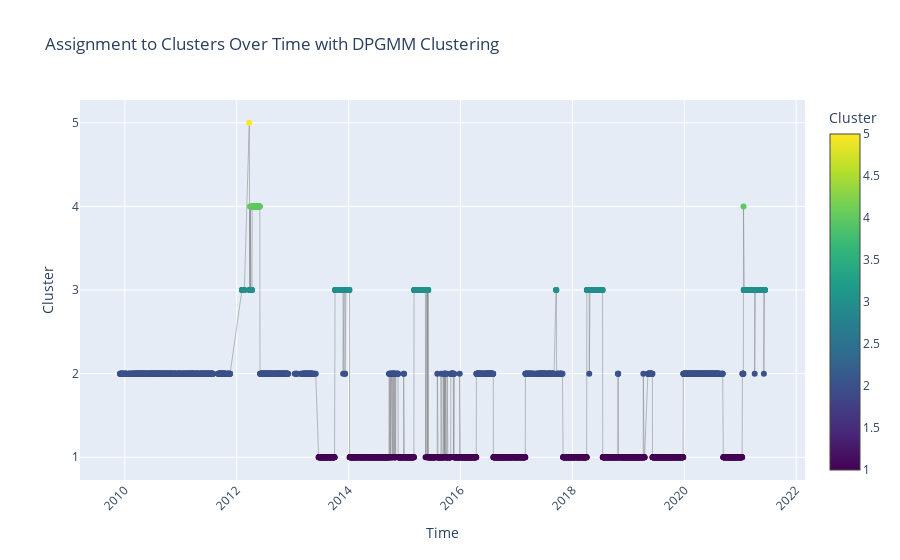

The code cell stored with this chart in its notebook:
### Code cell
clustering_visualization.plot_clusters_over_time(data_with_dpgmm, 'DPGMM')

### Figure 1 — Plotly figure (JSON) as saved in the notebook; plotly's stock layout.template omitted (floating-point values rounded to 4 significant figures; data arrays with more than 128 entries replaced by an {"elided": "..."} marker saying what was removed)
{"data": [{"line": {"color": "gray", "width": 0.5}, "marker": {"color": {"elided": "3590 int values"}, "colorbar": {"title": {"text": "Cluster"}}, "colorscale": [[0, "#440154"], [0.1111, "#482878"], [0.2222, "#3e4989"], [0.3333, "#31688e"], [0.4444, "#26828e"], [0.5556, "#1f9e89"], [0.6667, "#35b779"], [0.7778, "#6ece58"], [0.8889, "#b5de2b"], [1, "#fde725"]], "size": 6}, "mode": "markers+lines", "type": "scatter", "x": {"elided": "3590 str values"}, "y": {"elided": "3590 int values"}}], "layout": {"title": {"text": "Assignment to Clusters Over Time with DPGMM Clustering"}, "xaxis": {"tickangle": -45, "title": {"text": "Time"}}, "yaxis": {"tickmode": "array", "ticktext": ["1", "2", "3", "4", "5"], "tickvals": [1, 2, 3, 4, 5], "title": {"text": "Cluster"}}}}
